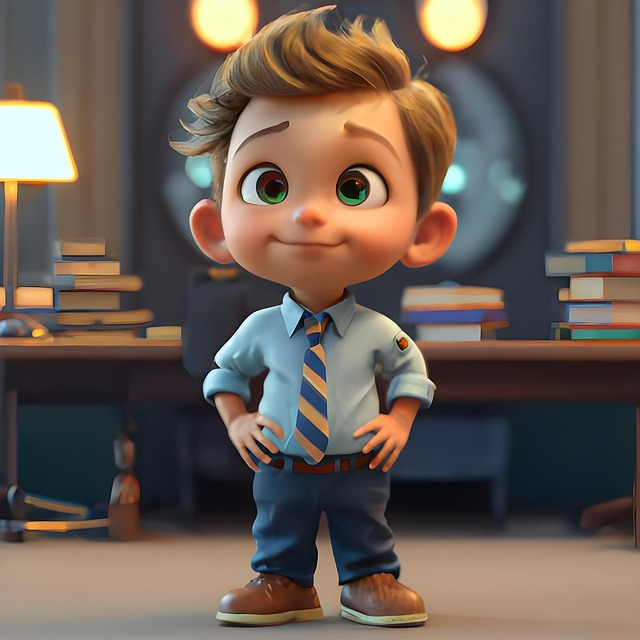
#> input picture class/img.jpg, 640 x 640 px
$ jupyter execute --allow-errors 30-10-26.ipynb
#> lines starting #> are read from the running program, lines starting #| are printed output that depends on the picture; after the words box and inside, x2 and y2 are one past the last pixel; in counts of white or black regions, pixels touching at a corner belong together
[cell 1]
# pip install opencv-python

[cell 2]
import cv2

[cell 3]
image = cv2.imread("img.jpg")
#> image is the input picture: shape (640, 640, 3); mean B, G, R 82.3, 91, 104.2
image

# imread --> Read the image
# Opencv reads every pixel from the image and converts it into numpy array

[cell 4]
from matplotlib import pyplot as plt

[cell 5]
plt.imshow(image)
plt.show()

[cell 6]
image_rgb = cv2.cvtColor(image, cv2.COLOR_BGR2RGB)
plt.imshow(image_rgb)
plt.show()

# cvtColor --> Convert one color space

[cell 7]
image.shape # (width, height, color)
#> Out = (640, 640, 3)

[cell 8]
image.ndim
#> Out = 3

[cell 9]
cv2.imshow("Image", image)
cv2.waitKey(5000) # image will be displayed for 5000 milliseconds (5 seconds)
cv2.destroyAllWindows() # closes all opened windows

#waitkey --> pause execution until you prss key in keyboard

[cell 10]
cv2.imshow("Image", image)
cv2.waitKey(0) # shows the image till we close the windows
cv2.destroyAllWindows()

# cv2.waitkey(0) --> keeps the image window open untill the user presses any key on keyoard

# 02 - 11 -2026

[cell 11]
# Read an image in Grayscale image

image = cv2.imread("img.jpg", 0)
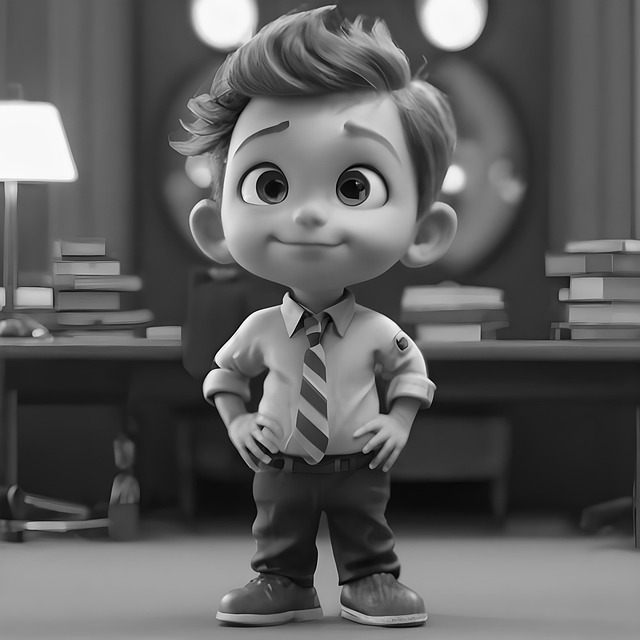
#> image: shape (640, 640); min 0, max 255, mean 94
# 0 --> Grayscale mode

cv2.imshow("Image", image)
cv2.waitKey(5000)
cv2.destroyAllWindows()

[cell 12]
# saving an image

cv2.imwrite(r"E:\Ml\NLP\docs\grey_pic.jpg", image)
#> Out = True

[cell 13]
# read original image

cv2.imshow("Image", image)
cv2.waitKey(0)
cv2.destroyAllWindows()

#> (a cell that did not finish here is left out)

#> (a cell that did not finish here is left out)

#> (a cell that did not finish here is left out)

#> (a cell that did not finish here is left out)

#> (a cell that did not finish here is left out)

#> (a cell that did not finish here is left out)

[cell 20]
# Threshold --> Converts and image into black and white

# if pixel --> 127 --> becomes white
# if pixel <= 127 --> becomes black

image = cv2.imread("img.jpg", 0)
resized = cv2.resize(image, (300, 300))
_,thresh = cv2.threshold(resized,127,255,cv2.THRESH_BINARY)
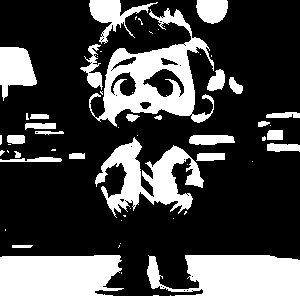
#> thresh: shape (300, 300); 28.6% white; 57 white regions (32 under 20 px), largest, box (x1, y1, x2, y2) and area: (0, 255, 300, 300) 10571, (89, 8, 214, 127) 5325, (95, 137, 204, 218) 3678
cv2.imshow("Pic", thresh) # showing the image
cv2.waitKey(0)
cv2.destroyAllWindows()

[cell 21]
import numpy as np

[cell 22]
black = np.zeros((500, 800, 3))

# np.zeros((height, width, channels)) --> black image
# np.ones((height, width, channels)) --> white image

cv2.imshow("black_pic", black)
cv2.waitKey(0)
cv2.destroyAllWindows()

[cell 23]
plt.imshow(black)

[cell 24]
# cv2.line(image, start_point, end_point, color, thickness)

[cell 25]
black = np.zeros((500, 800, 3))
cv2.line(black, (50,50),(300,300), (0,255,0), 5)
# (50,50) --> Starting point
# (300,300) --> Ending point
# (0, 255, 0) --> Green color
# 5 ->> Line thickness

cv2.imshow("black_pic", black)
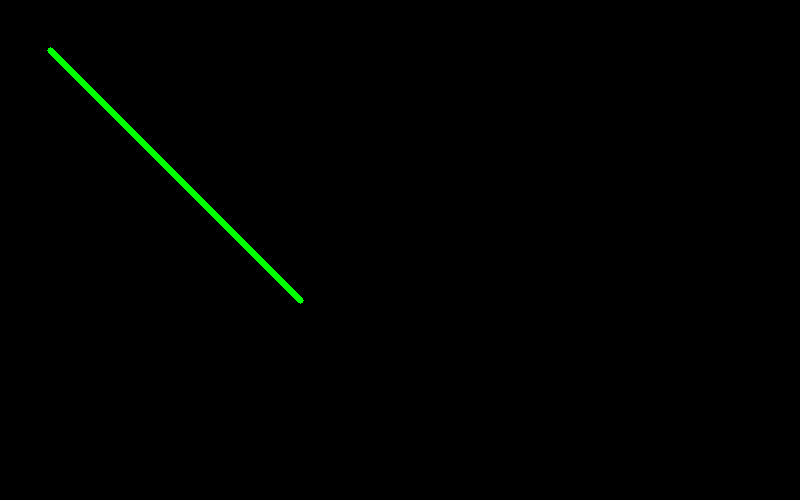
#> window 'black_pic': shape (500, 800, 3); mean B, G, R 0, 1.5, 0
cv2.waitKey(0)
cv2.destroyAllWindows()

[cell 26]
black = np.zeros((500, 800, 3))
cv2.rectangle(black, (100, 100), (300, 250), (255, 0, 0),3)

cv2.imshow("black_pic", black)
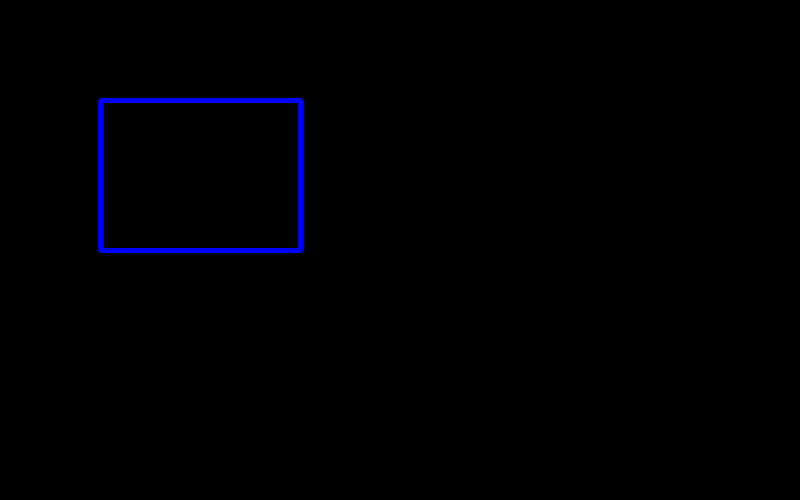
#> window 'black_pic': shape (500, 800, 3); mean B, G, R 2.2, 0, 0
cv2.waitKey(0)
cv2.destroyAllWindows()

[cell 27]
black = np.zeros((500, 800, 3))
cv2.rectangle(black, (100, 100), (300, 250), (255, 0, 0),-1)
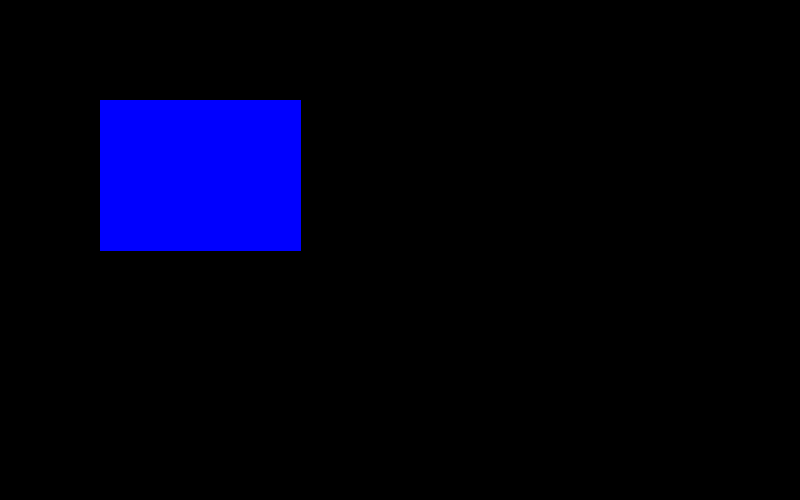
#> black: shape (500, 800, 3) float64; mean of channels 0, 1, 2 19.3, 0, 0; drawn as B, G, R
# -1 --> it will fill rectangle

cv2.imshow("black_pic", black)
cv2.waitKey(0)
cv2.destroyAllWindows()

[cell 28]
black = np.zeros((500, 800, 3))
cv2.circle(black, (400, 250), 100, (255, 0, 0),5)
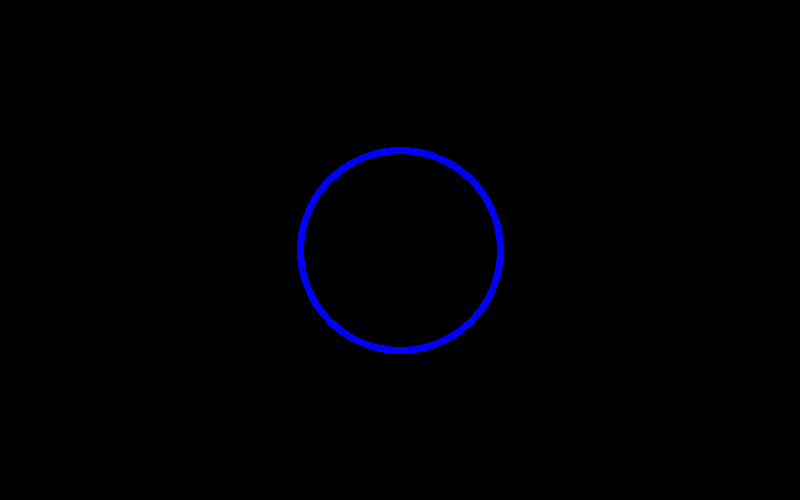
#> black: shape (500, 800, 3) float64; mean of channels 0, 1, 2 2.8, 0, 0; drawn as B, G, R

# cv2.circle(image, centre, radius, color, thickness)

cv2.imshow("black_pic", black)
cv2.waitKey(0)
cv2.destroyAllWindows()

[cell 29]
black = np.zeros((500, 800, 3))
cv2.circle(black, (400, 250), 100, (255, 0, 0),-1)
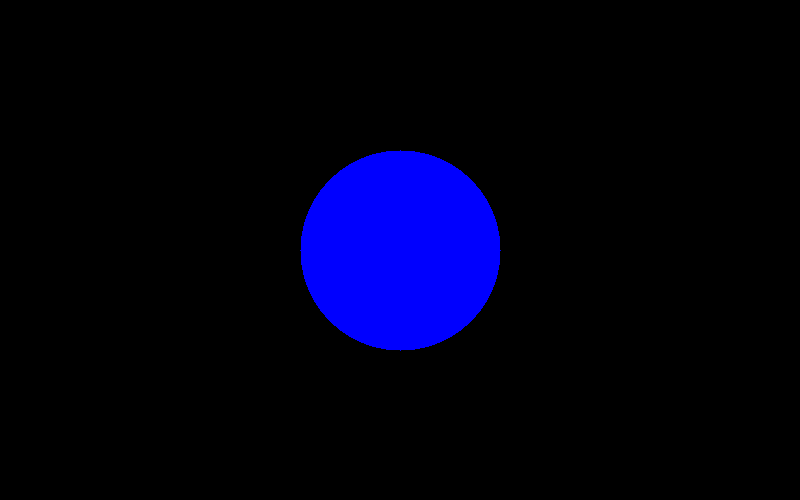
#> black: shape (500, 800, 3) float64; mean of channels 0, 1, 2 20, 0, 0; drawn as B, G, R

# cv2.circle(image, centre, radius, color, thickness)

cv2.imshow("black_pic", black)
cv2.waitKey(0)
cv2.destroyAllWindows()

[cell 30]
# cv2.putText(image, text, position, font_scale, color, thickness)

black = np.zeros((500, 800, 3), dtype=np.uint8)
cv2.putText(img = black,
           text = "Name: Bhuvaneshwari Rebba",
           org = (100, 100),
           fontFace = cv2.FONT_ITALIC,
           fontScale = 1,
           color = (0, 255, 0),
           thickness = 2)

cv2.putText(img = black,
           text = "City: Hyderabad",
           org = (100, 160),
           fontFace = cv2.FONT_ITALIC,
           fontScale = 1,
           color = (0, 255, 0),
           thickness = 2)

cv2.imshow("black_pic", black)
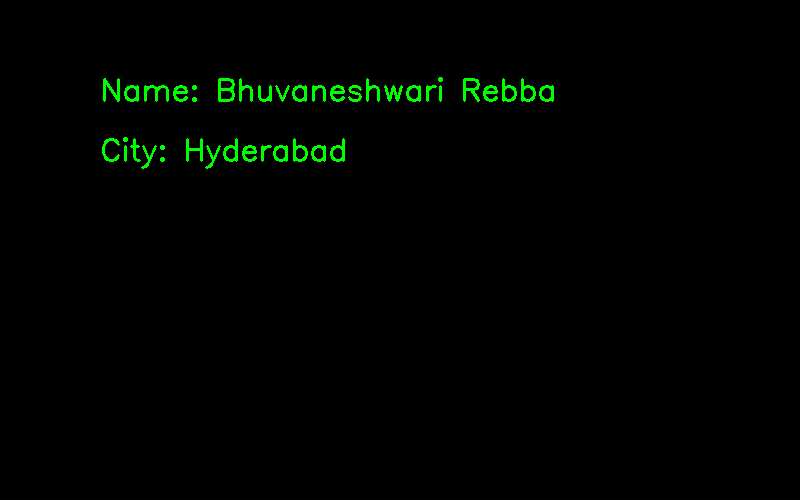
#> window 'black_pic': shape (500, 800, 3); mean B, G, R 0, 3.1, 0
cv2.waitKey(0)
cv2.destroyAllWindows()
